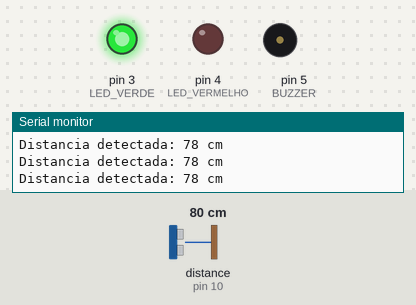
Bench run of a sketch on a simulated Arduino Uno, built with avr-gcc and run on an emulated ATmega328P. Shown: output pins drawn as LEDs (lit = HIGH), buzzer (waves = sounding), the last lines printed to the serial monitor. Wiring (from diagram.json): ultrasonic range finder: trigger pin 9; echo pin 10. The inputs (shaded band) are chosen by the test bench; at power-on: distance to the obstacle (sensor on pin 10) 80 cm. The echo pulse lasts 58.3 µs per cm; pins used as bus, display or sensor lines are not drawn.

Above: at 1.3 s.
1.4 s: distance to the obstacle (sensor on pin 10) set to 35 cm
2.9 s: distance to the obstacle (sensor on pin 10) set to 29 cm
At 3.7 s:
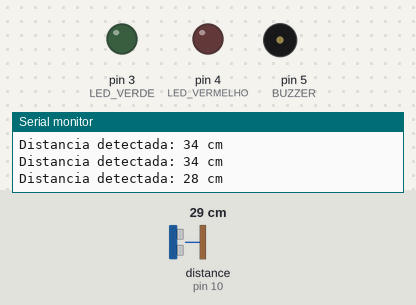
5.9 s: distance to the obstacle (sensor on pin 10) set to 19 cm
8.9 s: distance to the obstacle (sensor on pin 10) set to 15 cm
At 10.6 s:
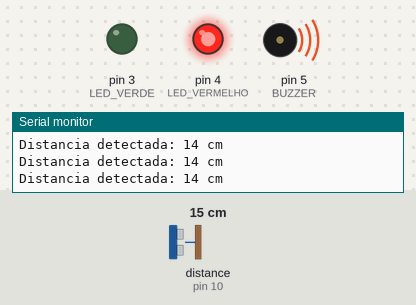
10.9 s: distance to the obstacle (sensor on pin 10) set to 18 cm
At 11.1 s:
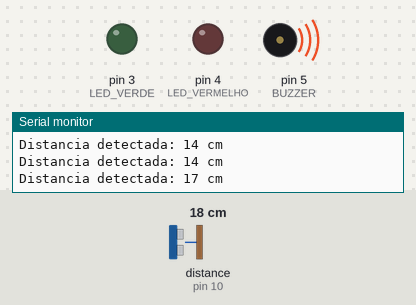
13.9 s: distance to the obstacle (sensor on pin 10) set to 2 cm
At 14.7 s:
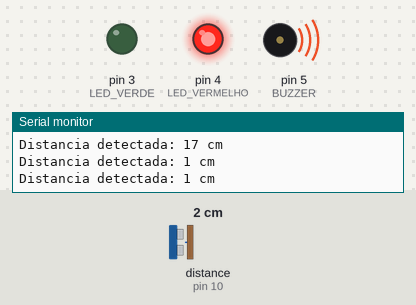
Timing chart, 0 to 16.6 s (numbered marks = the images above; inputs shaded):
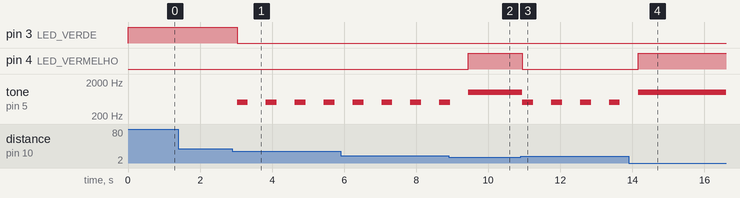

The sketch:

orbix.ino
```cpp
#define TRIG 9
#define ECHO 10

#define LED_VERDE 3
#define LED_VERMELHO 4
#define BUZZER 5

void setup() {
  pinMode(TRIG, OUTPUT);
  pinMode(ECHO, INPUT);

  pinMode(LED_VERDE, OUTPUT);
  pinMode(LED_VERMELHO, OUTPUT);
  pinMode(BUZZER, OUTPUT);

  Serial.begin(9600);
}

long medirDistancia() {
  digitalWrite(TRIG, LOW);
  delayMicroseconds(2);

  digitalWrite(TRIG, HIGH);
  delayMicroseconds(10);
  digitalWrite(TRIG, LOW);

  long duracao = pulseIn(ECHO, HIGH);
  long distancia = duracao * 0.034 / 2;

  return distancia;
}

void loop() {
  long dist = medirDistancia();

  Serial.print("Distancia detectada: ");
  Serial.print(dist);
  Serial.println(" cm");

  if (dist > 30) {
    digitalWrite(LED_VERDE, HIGH);
    digitalWrite(LED_VERMELHO, LOW);
    noTone(BUZZER);
  }

  else if (dist > 15 && dist <= 30) {
    digitalWrite(LED_VERDE, LOW);
    digitalWrite(LED_VERMELHO, LOW);
    tone(BUZZER, 500);
    delay(300);
    noTone(BUZZER);
  }

  else {
    digitalWrite(LED_VERDE, LOW);
    digitalWrite(LED_VERMELHO, HIGH);
    tone(BUZZER, 1000);
  }

  delay(500);
}
```

Measured:
- the behaviour switches between 32 and 31 cm on distance to the obstacle (sensor on pin 10) (found by bisection; images 0 and 1)
- the behaviour switches between 17 and 16 cm on distance to the obstacle (sensor on pin 10) (found by bisection; images 1 and 2)
- after the input at 2.9 s, pin 3 (LED_VERDE): HIGH → LOW after 0.13 s; tone on pin 5 (BUZZER): alternates 500 Hz for 0.30 s and silent for 0.50 s, starting after 0.13 s
- after the input at 8.9 s, pin 4 (LED_VERMELHO): LOW → HIGH after 0.55 s
- after the input at 10.9 s, pin 4 (LED_VERMELHO): HIGH → LOW after 0.05 s; tone on pin 5 (BUZZER): alternates 500 Hz for 0.30 s and silent for 0.50 s, starting after 0.05 s
- after the input at 13.9 s, pin 4 (LED_VERMELHO): LOW → HIGH after 0.26 s
